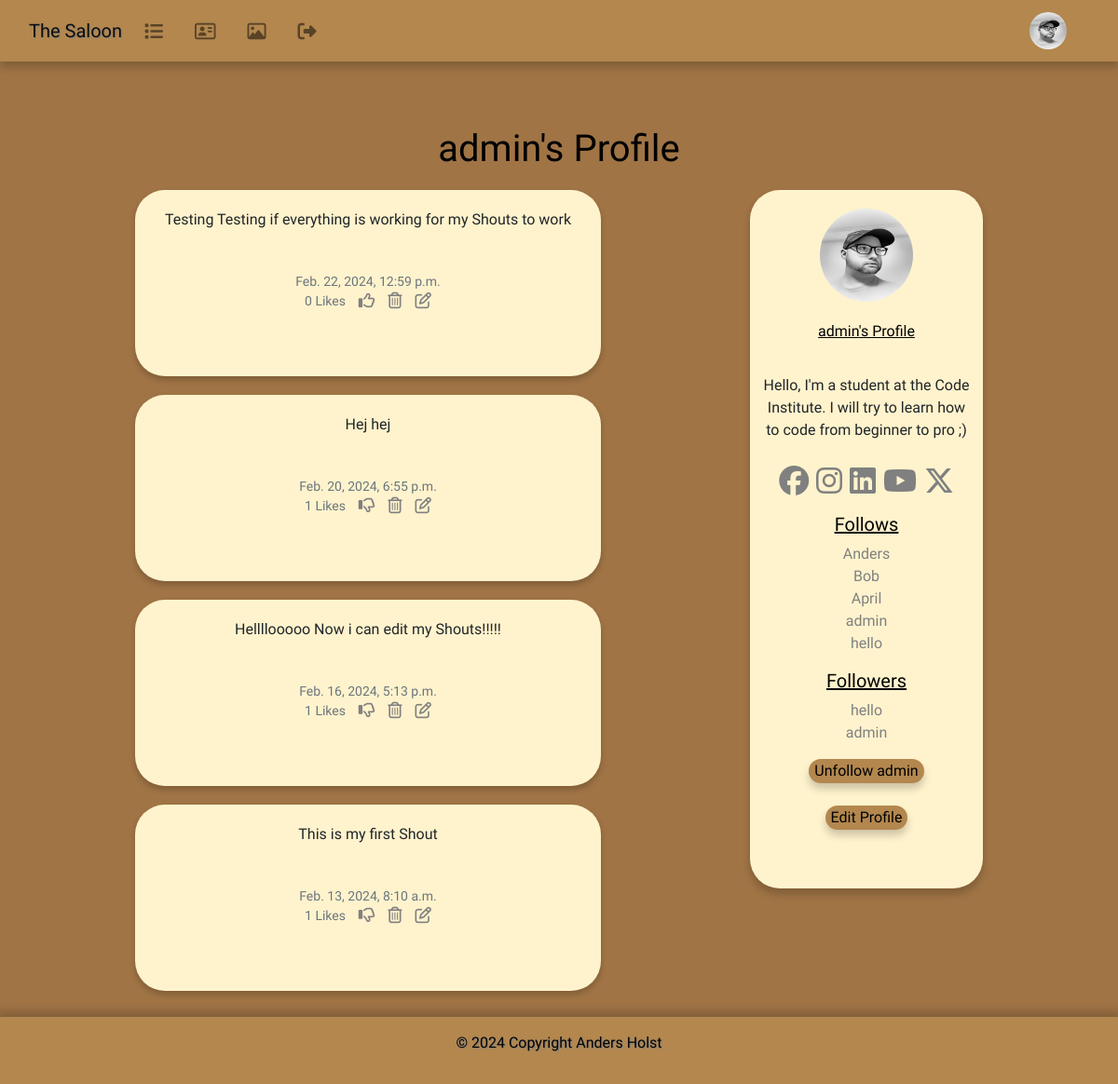
The page /profile/1 (signed in) on the database as committed earlier.
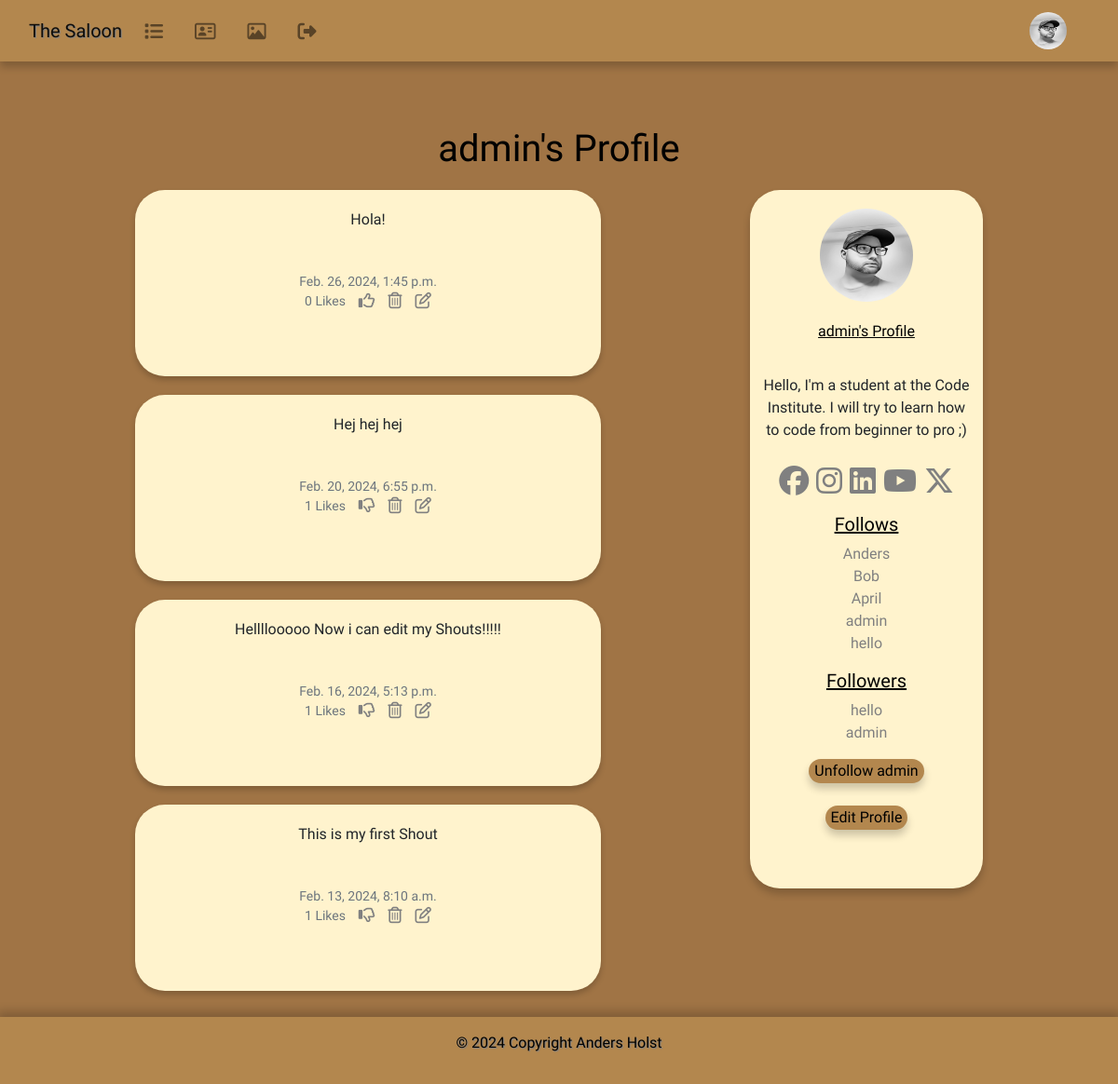
The same page on the database as committed later.
### the_saloon/models.py (models this page shows, shortened)
class Profile(models.Model):
        user = models.OneToOneField(User, on_delete=models.CASCADE)
        follows = models.ManyToManyField("self",
            related_name="followed_by",
            symmetrical=False,
            blank=True)
        date_modified = models.DateTimeField(User, auto_now=True)
        profile_image = models.ImageField(null=True, blank=True, upload_to="images/")
        profile_bio = models.CharField(null=True, blank=True, max_length=500)
        facebook_link = models.CharField(null=True, blank=True, max_length=100)
        instagram_link = models.CharField(null=True, blank=True, max_length=100)
        linkedin_link = models.CharField(null=True, blank=True, max_length=100)
        youtube_link = models.CharField(null=True, blank=True, max_length=100)
        x_link = models.CharField(null=True, blank=True, max_length=100)
        def __str__(self):
                return self.user.username

class Shout(models.Model):
    user = models.ForeignKey(
        User, related_name="shouts",
        on_delete=models.DO_NOTHING
        )
    body = models.CharField(max_length=200)
    created_at = models.DateTimeField(auto_now_add=True)
    likes = models.ManyToManyField(User, related_name="shout_like", blank=True)
    def number_of_likes(self):
		    return self.likes.count()

### the_saloon/views.py (the view, shortened to what this page needs)
# urls.py: path('profile/<int:pk>', views.profile, name='profile'),
def profile(request, pk):
    if request.user.is_authenticated:
        profile = Profile.objects.get(user_id=pk)
        shouts = Shout.objects.filter(user_id=pk).order_by("-created_at")
        return render(request, "profile.html", {"profile": profile, "shouts": shouts})
    else:
        messages.success(request, ("You must login to see this page..."))
        return redirect('home')

### the_saloon/templates/profile.html (shortened to what this page needs)
{% extends 'base.html' %}
{% load static %}
{% block content %}
{% if profile %}
<div class="conta text-center">
  <h1 class="profile">{{ profile.user.username }}'s Profile</h1>
  <div class="row">
    <div class="col-md-8">
      {% if shouts%}
      {% for shout in shouts %}
      <div class="alerted" role="alert">
        {{ shout.body }}<br /><br />
        <small class="text-muted" style="font-family: Rye, serif;">
          {{ shout.created_at }}
          <br />
          {{ shout.number_of_likes }} Likes
          &nbsp;&nbsp;
          {% if user in shout.likes.all %}
          <a href="{% url 'shout_like' shout.id %}"></a>
          {% else %}
          <a href="{% url 'shout_like' shout.id %}"></a>
          {% endif %}
          {% if request.user.username == profile.user.username %}
          <a href="{% url 'delete_shout' shout.id %}"></a>
          <a href="{% url 'edit_shout' shout.id %}"></a>
          {% endif %}
        </small>
      </div>
      {% endfor %}
      {% endif %}
    </div>
    <div class="profile-bio">
      <div class=" image d-flex flex-column
                justify-content-center align-items-center">
        {% if profile.profile_image %}
        <img src="{{ profile.profile_image.url }}" height="100" width="100" class="profile rounded-circle" height:auto;
          alt="profile_image">
        {% else %}
        <img src="{% static 'images/cowboy.png' %}" height="100" width="100" class="profile rounded-circle" height:auto;
          alt="profile_image">
        {% endif %}
        <span class="name mb-4">
          {{ profile.user.username }}'s Profile
        </span>
        {% if profile.profile_bio %}
        <div class="bio">
          <span>
            <p>
              {{ profile.profile_bio}}</p>
          </span>
        </div>
        {% endif %}
        <div class="gap-3 mb-3 icons d-flex flex-row
            justify-content-center align-items-center">
          {% if profile.facebook_link %}
          <a href="{{ profile.facebook_link }}" target="new">
            <i class="face fa-2x fa-brands fa-facebook"></i></a>
          {% endif %}
          {% if profile.instagram_link %}
          <a href="{{ profile.instagram_link }}" target="new"><i class="inst fa-2x fa-brands fa-instagram"></i></a>
          {% endif %}
          {% if profile.linkedin_link %}
          <a href="{{ profile.linkedin_link }}" target="new"><i class="link fa-2x fa-brands fa-linkedin"></i></a>
          {% endif %}
          {% if profile.youtube_link %}
          <a href="{{ profile.youtube_link }}" target="new"><i class="you fa-2x fa-brands fa-youtube"></i></a>
          {% endif %}
          {% if profile.x_link %}
          <a href="{{ profile.x_link }}" target="new"><i class="x fa-2x fa-brands fa-x-twitter"></i></a>
          {% endif %}
        </div>
        <h5 class="follow"> Follows </h5>
        <p class="card-text">{% for following in profile.follows.all %}
          <a href="{% url 'profile' following.user.id %}">{{ following }}</a><br />
          {% endfor %}
        <h5 class="follow"> Followers </h5>
        <p class="card-text">{% for following in profile.followed_by.all %}
          <a href="{% url 'profile' following.user.id %}">{{ following }}</a><br />
          {% endfor %}
        <form method=POST>
          {% if profile in user.profile.follows.all %}
          <button class="btn-profile btn-outline" name="follow" value="unfollow" type="submit">
            Unfollow {{ profile.user.username|lower}}
          </button>
          {% else %}
          <button class="btn-profile btn-outline" name="follow" value="follow" type="submit">
            Follow {{ profile.user.username|lower}}
          </button>
          {% endif %}
          <br /><br />
          {% if request.user.id == profile.user.id %}
          <button class="btn-profile btn-outline">
            <a class="edit" href="{% url 'update_user' %}">Edit Profile</a>
          </button>
          {% endif %}
      </div>
    </div>
  </div>
</div>
{% endif %}
{% endblock %}

### the_saloon/templates/base.html (shortened to what this page needs)
{% load static %}
<!DOCTYPE html>
<html lang="en">
<head>
  <link rel="stylesheet" href="https://cdn.jsdelivr.net/npm/bootstrap@4.6.2/dist/css/bootstrap.min.css"
>
  <link href="{% static 'css/style.css' %}" rel="stylesheet">
</head>
<body>
  {% include 'navbar.html' %}
  {% block content %}
  {% endblock %}
  {% include "footer.html" %}
</body>
</html>

### the_saloon/templates/navbar.html (shortened to what this page needs)
<nav class="navbar navbar-expand-lg navbar-light navbar sticky-top">
  <div class="container-fluid">
    <a class="navbar-brand" href="{% url 'home' %}">The Saloon</a>
    <div class="collapse navbar-collapse" id="navbarSupportedContent">
      <ul class="navbar-nav me-auto mb-2 mb-lg-0">
        <li class="nav-item">
          <a class="nav-link" href="{% url 'profile_list' %}"><i class="fa-lg fa-solid fa-list"></i></a>
        </li>
        {% if user.is_authenticated %}
        <li class="nav-item">
          <a class="nav-link" href="{% url 'profile' request.user.id %}"><i class="fa-lg fa-regular fa-address-card"></i></a>
        </li>
        <li class="nav-item">
          <a class="nav-link" href="{% url 'upload_image' %}"><i class="fa-lg fa-regular fa-image"></i></a>
        </li>
        <li class="nav-item">
          <a class="nav-link" href="{% url 'logout' %}"><i class="fa-lg fa-solid fa-right-from-bracket"></i></a>
        </li>
        {% endif %}
      </ul>
      {% if request.user.is_authenticated %}
        <ul class="navbar-nav ml-auto">
          <li class="nav-link navbar-brand">
            <a href="{% url 'profile' request.user.id %}">
              <img src="{{ user.profile.profile_image.url }}" class="rounded-circle"
               width="40" height="40" alt="profile_image">
            </a>
          </li>
        </ul>
      {% endif %}
      </div>
    </div>
</nav>

### the_saloon/templates/footer.html
  <footer class="footer">
    <div class="text-center p-3">
      <p class="text-black">©  2024 Copyright Anders Holst</p>
    </div>
  </footer>

### social/static/css/style.css (style rules this page uses)
body { background-color: #A07445; margin-bottom: 80px; }
a.navbar-brand { background-color: #B3874E; color: black; font-family: Rye, serif; text-shadow: 1px 1px 1px gray; }
nav.navbar { background-color: #B3874E; box-shadow: 0 6px 8px 0 rgba(0,0,0,.2); }
footer.footer { width: 100%; background-color: #B3874E; color:black; font-family: Rye, serif; text-shadow: 1px 1px 1px gray; box-shadow: 0 -3px 10px 3px rgba(0, 0, 0, 0.2); position: fixed; bottom: 0; flex: 0 0 50px; }
div.col-md-8 { display:grid; align-items: center; justify-content: center; }
h1.profile { color: black; font-family: Rye, serif; margin-bottom: 20px; margin-top: 70px; }
div.alerted { display: flex; background-color: #FFF3CD; box-shadow: 0 4px 6px 0 rgba(0,0,0,.2); font-family: Rye, serif; border-radius: 2rem; width: 500px; height: 200px; margin-bottom: 20px; padding-top: 20px; flex-direction: column; }
div.profile-bio { text-align: center; background-repeat: no-repeat; background-position: 50% 50%; background-size: cover; width: 250px; height: 750px; font-family: Rye, serif; background-color: #FFF3CD; box-shadow: 0 6px 8px 0 rgba(0,0,0,.2); border-radius: 2rem; margin-top: 0px; }
div.bio { font-family: Rye, serif; text-align: center; padding: 10px; }
img.profile { margin-top: 20px; margin-bottom: 20px; }
p.card-text { font-family: Rye, serif; }
a { color:gray }
span.name { font-family: Rye, serif; color: black; text-decoration: underline; }
small.text-muted { margin-top: 20px; }
h5.follow { font-family: Rye, serif; color: black; text-decoration: underline; }
button.btn-profile { background-color:#B3874E; font-family: Rye, serif; border: none; box-shadow: 0 6px 8px 0 rgba(0,0,0,.2); border-radius: 2rem; font-family: Rye, serif; color: black; }
a.edit { color: black; }

Rows that differ between the two databases and show on the page:
removed Shout: body "Testing Testing if everything is working for my Shouts to work", created_at "Feb. 22, 2024, 12:59 p.m.", number_of_likes "0"
added Shout: body "Hola!", created_at "Feb. 26, 2024, 1:45 p.m.", number_of_likes "0"
changed Shout: body "Hej hej" → "Hej hej hej"
